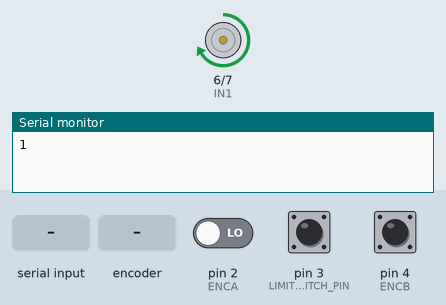
This sketch was run on a simulated Arduino Uno, built with avr-gcc and run on an emulated ATmega328P. Parts: motor-driver pin pairs drawn as motors (green arrow = first pin HIGH = forward, orange = second pin HIGH = backward, longer = more drive, scaled by the enable pin), the last lines printed to the serial monitor. The inputs (shaded band) are chosen by the test bench; at power-on: pin 2 (ENCA) LOW, pin 3 (LIMIT_SWITCH_PIN) HIGH, pin 4 (ENCB) HIGH.

Above: at 0.8 s.
0.9 s: "90,45\n" received over Serial
At 1.08 s:
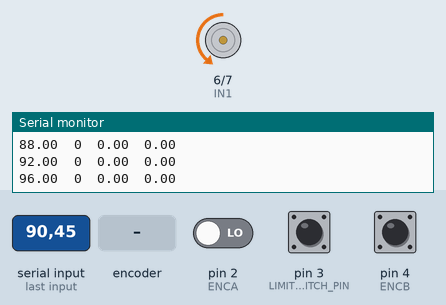
3.1 s: rotary encoder on pin 2 (ENCA) / pin 4 (ENCB) turned 2 steps (second pin leading)
At 4.2 s:
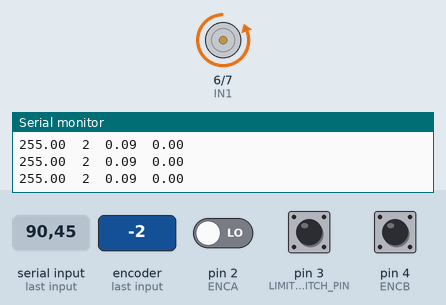
Timing chart, 0 to 6.1 s (numbered marks = the images above; inputs shaded):
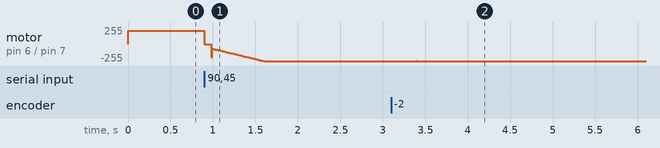

Measured:
- after the input at 3.1 s, motor on pin 6 (IN1) / pin 7 (IN2): backward 255/255 → backward 251/255 after 0.29 s, → backward 255/255 0.01 s later

The sketch:

PID_controller.ino
```cpp
#define ENCA 2
#define ENCB 4
#define LIMIT_SWITCH_PIN 3
#define PWM 5
#define IN1 6
#define IN2 7
#include "TimerOne.h"
#include <PID_v1.h>


////////////////////
// globals
long prevT = 0;
int flag = 0;
double posPrev = 0;
// Use the "volatile" directive for variables
// used in an interrupt
volatile int pos_i = 0;
volatile float velocity_i = 0;
volatile long prevT_i = 0;
int pos = 0;
double vel = 0;
double setPointPosition = 0;
double setPointVelocity = 0;
double pwr = 0;

double pulses = 0;
int Bar = 82;
int pwrPrev = 0;
double currVel = 0;
double currPos = 0;
int counts = 0;
bool gettingNewSetpoint = false;
int dir = -1;
PID PosPID(&currPos, &setPointVelocity, &setPointPosition, 9.5, 0, 0, DIRECT);
PID VelPID(&currVel, &pwr, &setPointVelocity, 20, 600, 0, DIRECT);
int currSetPos = 0;
int barflag = 0;
int limitflag = 0;


void setup() {
  Serial.begin(115200);

  pinMode(ENCA, INPUT);
  pinMode(ENCB, INPUT);
  pinMode(PWM, OUTPUT);
  pinMode(IN1, OUTPUT);
  pinMode(IN2, OUTPUT);
  pinMode(LIMIT_SWITCH_PIN, INPUT_PULLUP);

  Serial.print(digitalRead(LIMIT_SWITCH_PIN));
  homemotor();
  setMotor(1, 0, PWM, IN1, IN2);
  PosPID.SetMode(AUTOMATIC);
  VelPID.SetMode(AUTOMATIC);
  PosPID.SetOutputLimits(-2, 2);
  VelPID.SetOutputLimits(-255, 255);
  PosPID.SetSampleTime(10);
  VelPID.SetSampleTime(10);

  setPointPosition = getSetpointFromUser();
  currSetPos = setPointPosition;
  limitflag = 1;
  attachInterrupt(digitalPinToInterrupt(ENCA), readEncoder, RISING);
  attachInterrupt(digitalPinToInterrupt(LIMIT_SWITCH_PIN), zeroing, FALLING);
  Timer1.initialize(1000000);         // initialize timer1, and set a 1/2 second period
  Timer1.attachInterrupt(dataAqu, 10000);

}

void loop() {
  if (currPos >= Bar) {
    if (barflag == 0) {
      setPointPosition = 2 * Bar - setPointPosition;
      barflag = 1;
      limitflag = 0;
    }
  }

  if (flag == 100) {

    if (!gettingNewSetpoint) {
      gettingNewSetpoint = true;
      currSetPos = getSetpointFromUser();
      setPointPosition = setPointPosition + currSetPos;
      //setPointVelocity = setPointPosition - currPos;
      gettingNewSetpoint = false;
      flag = 0;
      barflag = 0;
      limitflag = 0;
    }
  }
}

void zeroing() {
  if (!digitalRead(LIMIT_SWITCH_PIN)) {
    if (limitflag == 0) {
      setPointPosition = -1 * setPointPosition;
      limitflag = 1;
    }
  }
}

void dataAqu()
{
  if (!gettingNewSetpoint) {
    int pos = 0;

    noInterrupts(); // disable interrupts temporarily while reading
    pos = counts;
    vel = velocity_i;
    interrupts();

    currVel = vel * 0.0446555;
    currPos = pos * 0.0446555;

    if (pwr == 255) {VelPID.SetTunings(20, 0, 0);}
    else {VelPID.SetTunings(20, 200, 0);}

    PosPID.Compute();
    VelPID.Compute();
    if (pos == posPrev) {
      currVel = 0;
    }
    pwrPrev = pwr;
    posPrev = pos;

    if (pwr < 67 && pwr > -67){pwr = 0;}
    if (pwr == 0)
    {flag = flag + 1;}
    else {flag = 0;}

    setMotor(dir, pwr, PWM, IN1, IN2);


    Serial.print(pwr);
    Serial.print("\t");
    Serial.print(pos);
    Serial.print("\t");
    Serial.print(currPos);
    Serial.print("\t");
    Serial.println(currVel);
  }


}
void setMotor(int dir, int pwmVal, int pwm, int in1, int in2) {
  if (pwmVal >= 0) {
    analogWrite(pwm, pwmVal); // Motor speed
    if (dir == 1) {
      // Turn one way
      digitalWrite(in1, HIGH);
      digitalWrite(in2, LOW);
    }
    else if (dir == -1) {
      // Turn the other way
      digitalWrite(in1, LOW);
      digitalWrite(in2, HIGH);
    }
    else {
      // Or dont turn
      digitalWrite(in1, LOW);
      digitalWrite(in2, LOW);
    }
  }
  if (pwmVal < 0) {
    pwmVal = pwmVal * -1;
    analogWrite(pwm, pwmVal); // Motor speed
    if (dir == -1) {
      // Turn one way
      digitalWrite(in1, HIGH);
      digitalWrite(in2, LOW);
    }
    else if (dir == 1) {
      // Turn the other way
      digitalWrite(in1, LOW);
      digitalWrite(in2, HIGH);
    }
    else {
      // Or dont turn
      digitalWrite(in1, LOW);
      digitalWrite(in2, LOW);
    }
    pwmVal = pwmVal * -1;
  }

}

float getSetpointFromUser() {
  Serial.print("Enter the new setpoint (in cm): ");
  while (Serial.available() == 0) {};
  float setpoint = float(Serial.parseInt());
  Serial.print("New setpoint: ");
  Serial.println(setpoint);
  return setpoint;
}

void homemotor() {
  while (digitalRead(LIMIT_SWITCH_PIN) == HIGH && Serial.available() == 0) {
    setMotor(1, 200, PWM, IN1, IN2);
  }
}
void readEncoder() {
  // Read encoder B when ENCA rises
  int b = digitalRead(ENCB);
  int increment = 0;
  if (b > 0) {
    // If B is high, increment forward
    increment = 1;
    counts++;
  }
  else {
    // Otherwise, increment backward
    increment = -1;
    counts--;
  }
  pos_i = pos_i + increment;

  // Compute velocity with method 2
  long currT = micros();
  float deltaT = ((float) (currT - prevT_i)) / 1.0e6;
  velocity_i = increment / deltaT;
  prevT_i = currT;
}
```
